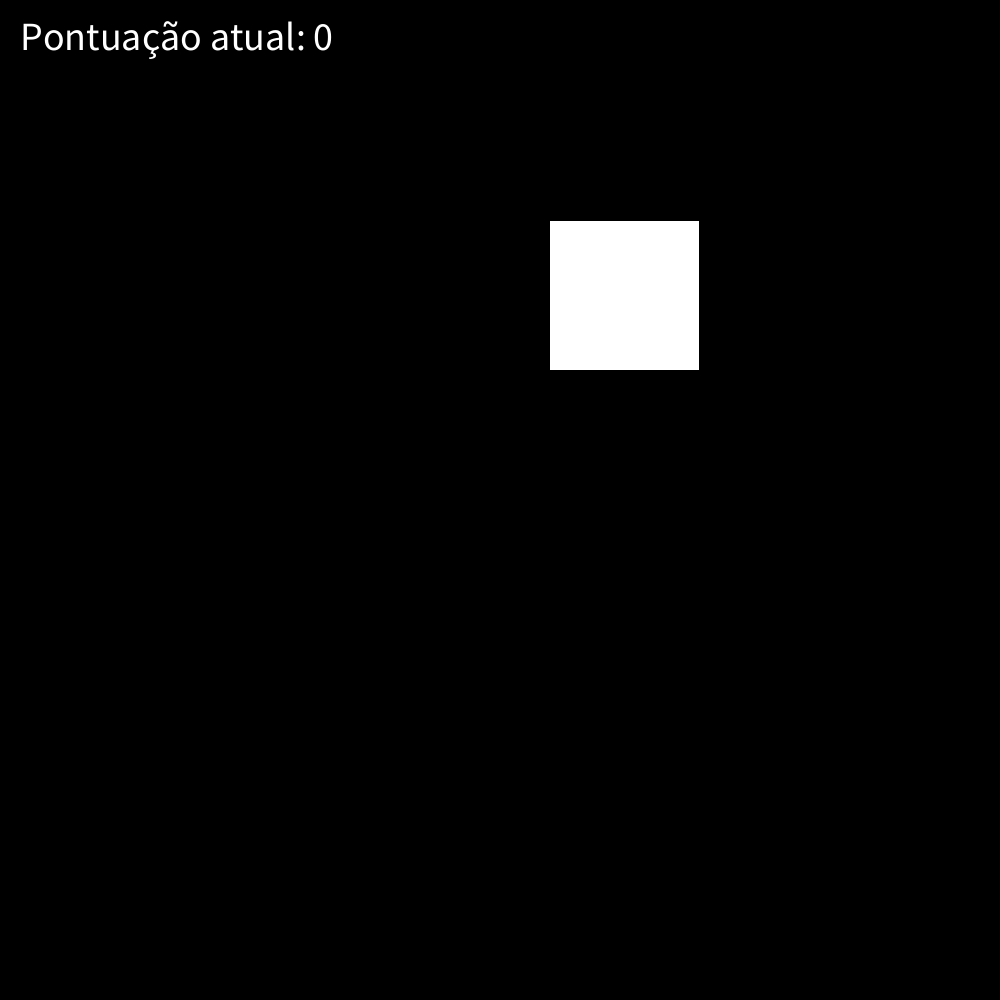
Frame 1 (no input)
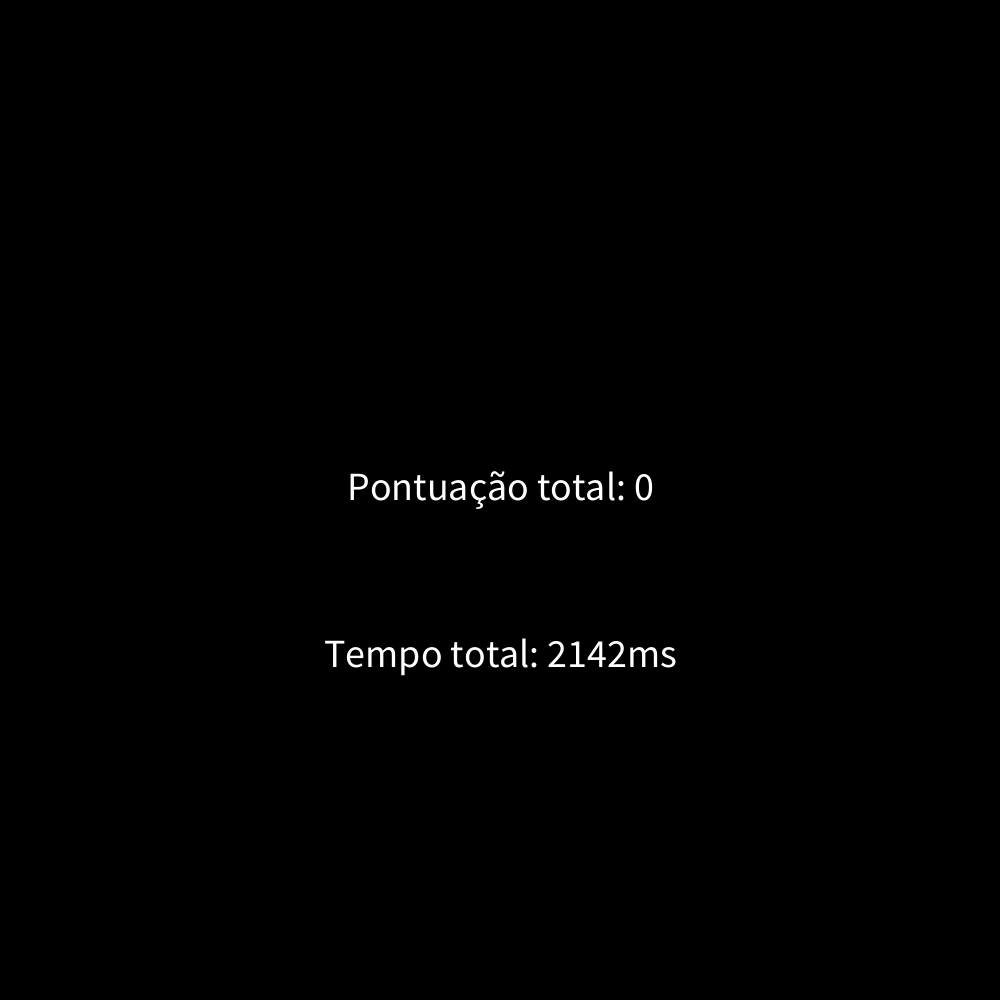
Frame 60 (the mouse pressed at the canvas centre just before this capture)
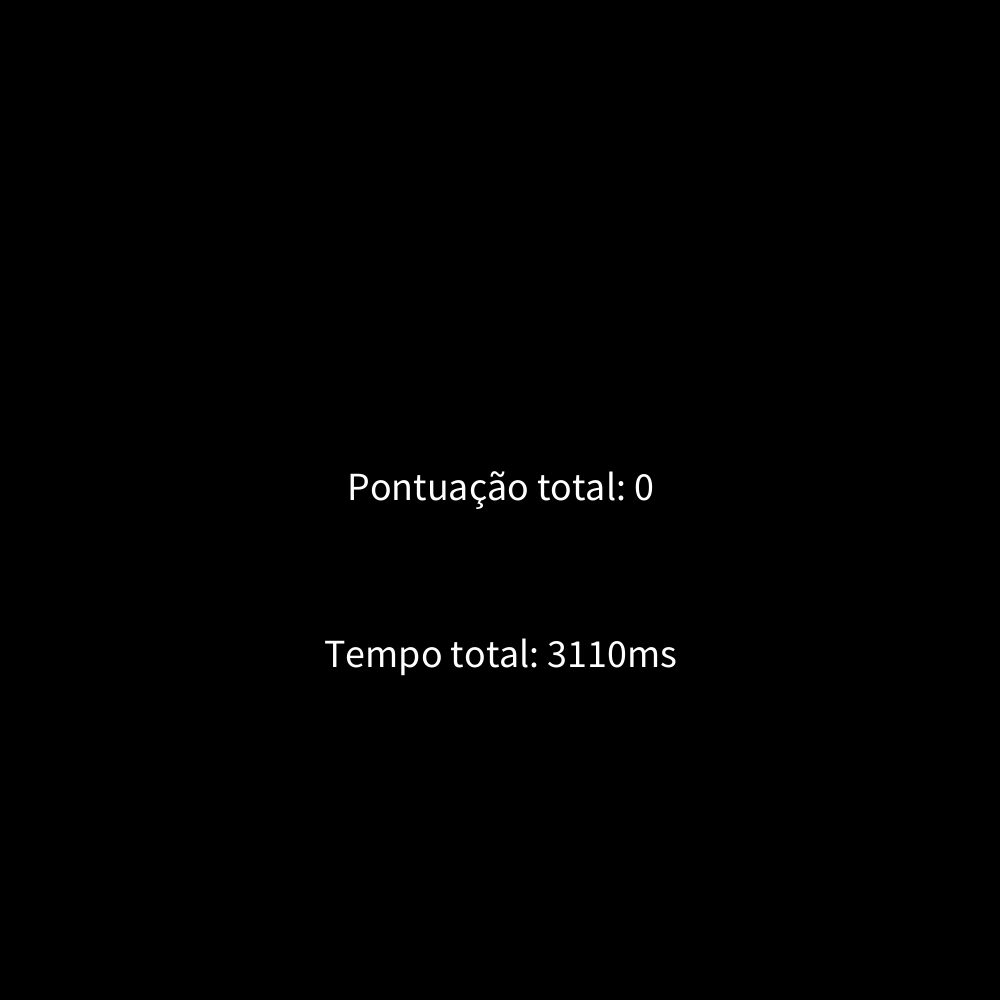
Frame 120 (the mouse held since frame 60 and released just before this capture)

The Processing sketch that drew these frames (run headless with seeded random() and noise(); from frame 60 on, the mouse is pressed at the canvas centre):

// Processing sketch: questao20
// ── questao20.pde
boolean jogando = true;
int pontos = 0;
float posX;
float posY;
int inicioRodada;
float tempoLimite = 2000;
int tempoInicioJogo;
int tempoTotal;

void setup() {
  size(1000, 1000);
  posX = random(850);
  posY = random(850);
  inicioRodada = millis();
  tempoInicioJogo = millis();
}

void draw() {
  background(0);

  if (jogando) {
    fill(255);
    rect(posX, posY, 150, 150);

    if (millis() - inicioRodada > tempoLimite) {
      jogando = !jogando;
      tempoTotal = millis() - tempoInicioJogo;
    }

    textSize(40);
    text("Pontuação atual: " + pontos, 20, 50);
  } else {
    background(0);
    fill(255);
    textSize(40);
    textAlign(CENTER);
    text("Pontuação total: " + pontos, height/2, width/2);
    text("Tempo total: " + tempoTotal + "ms", height/2, width/1.5);
  }
}

void mousePressed() {
  if (mouseX > posX && mouseX < posX+150 && mouseY > posY && mouseY < posY+150) {
    pontos ++;
    tempoLimite = tempoLimite * 0.9;
    posX = random(850);
    posY = random(850);
    inicioRodada = millis();
  } else {
    jogando = false;
    tempoTotal = millis() - tempoInicioJogo;
  }
}
